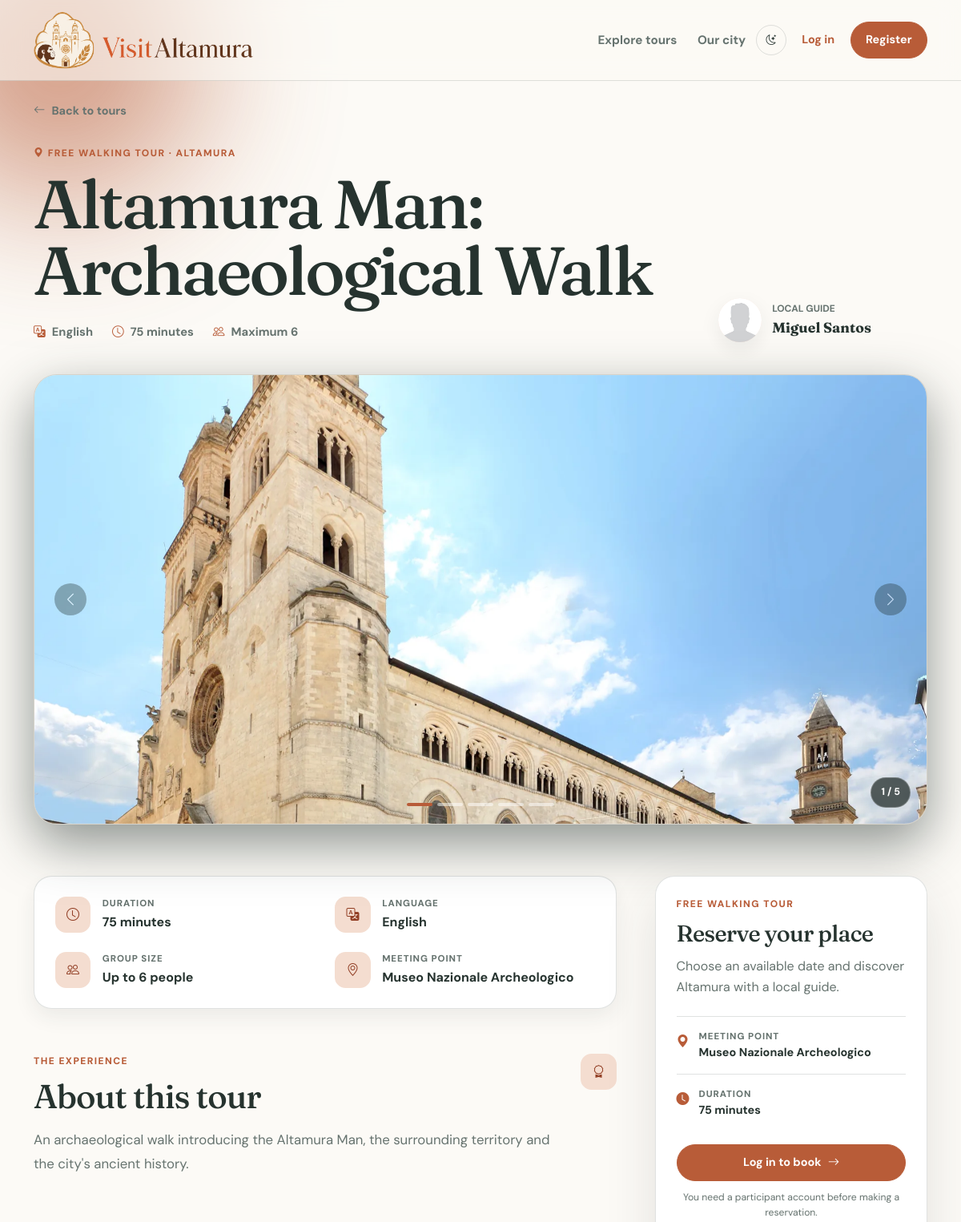
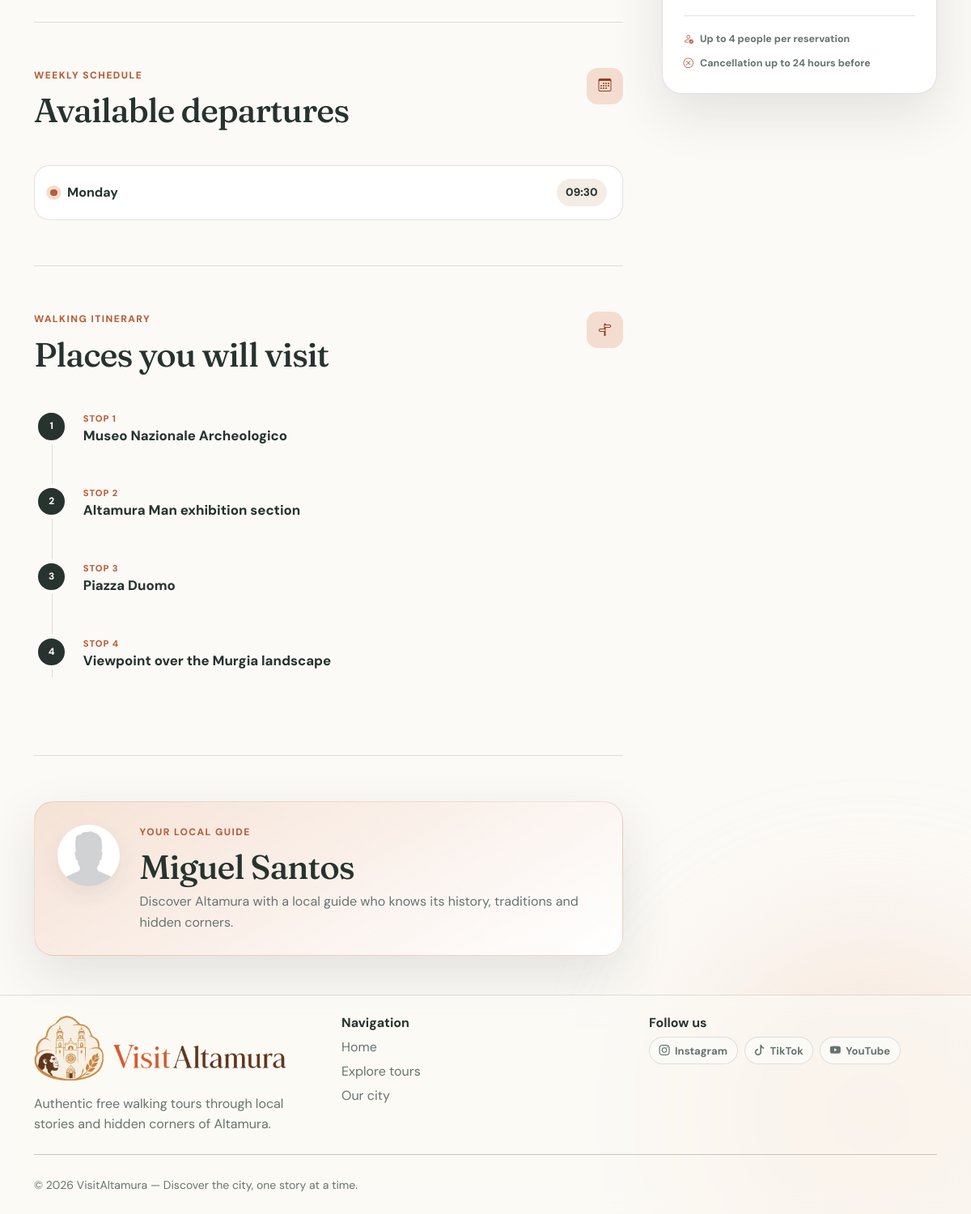
Before: /tours/4 with the older database file (2 pictures, top to bottom).
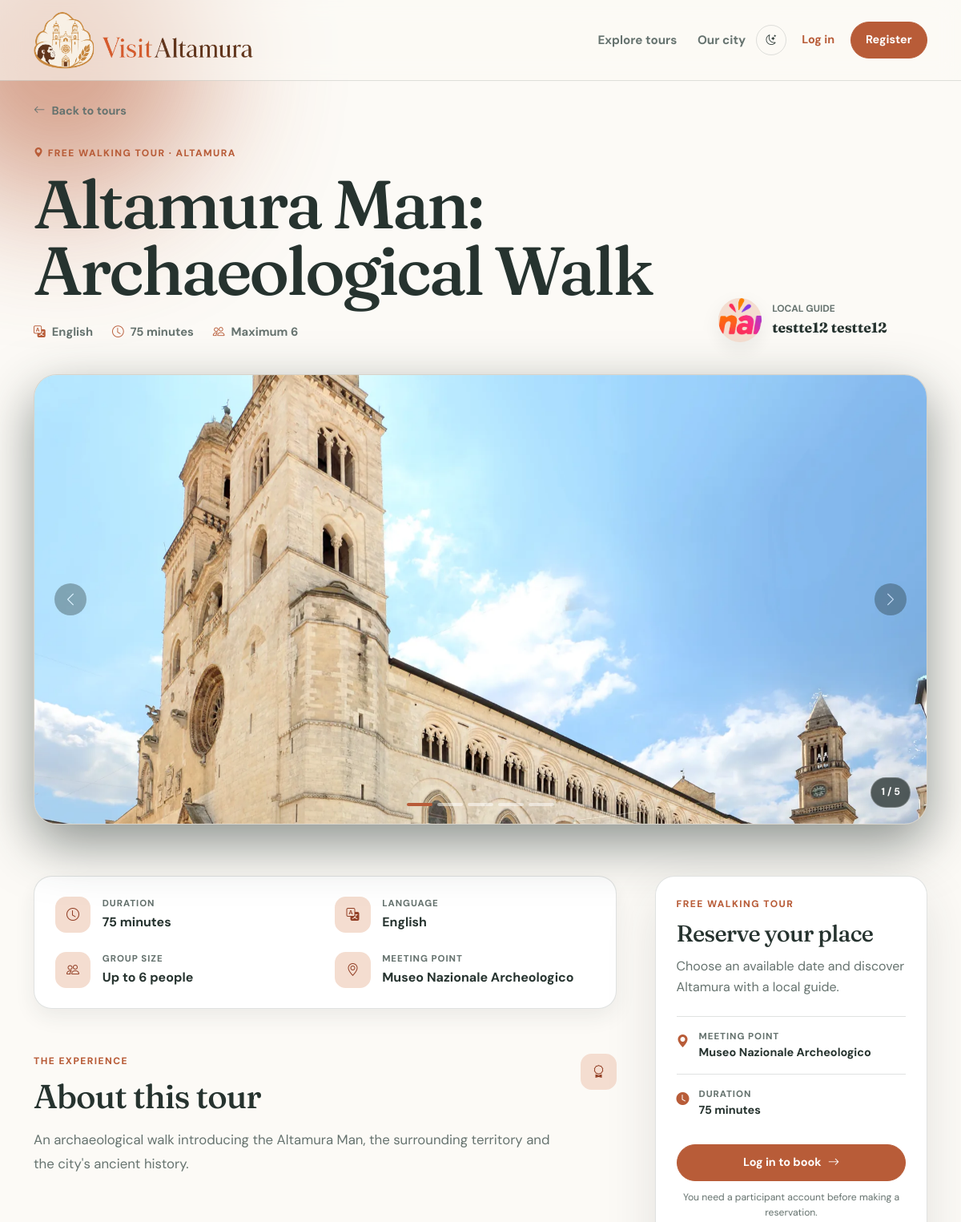
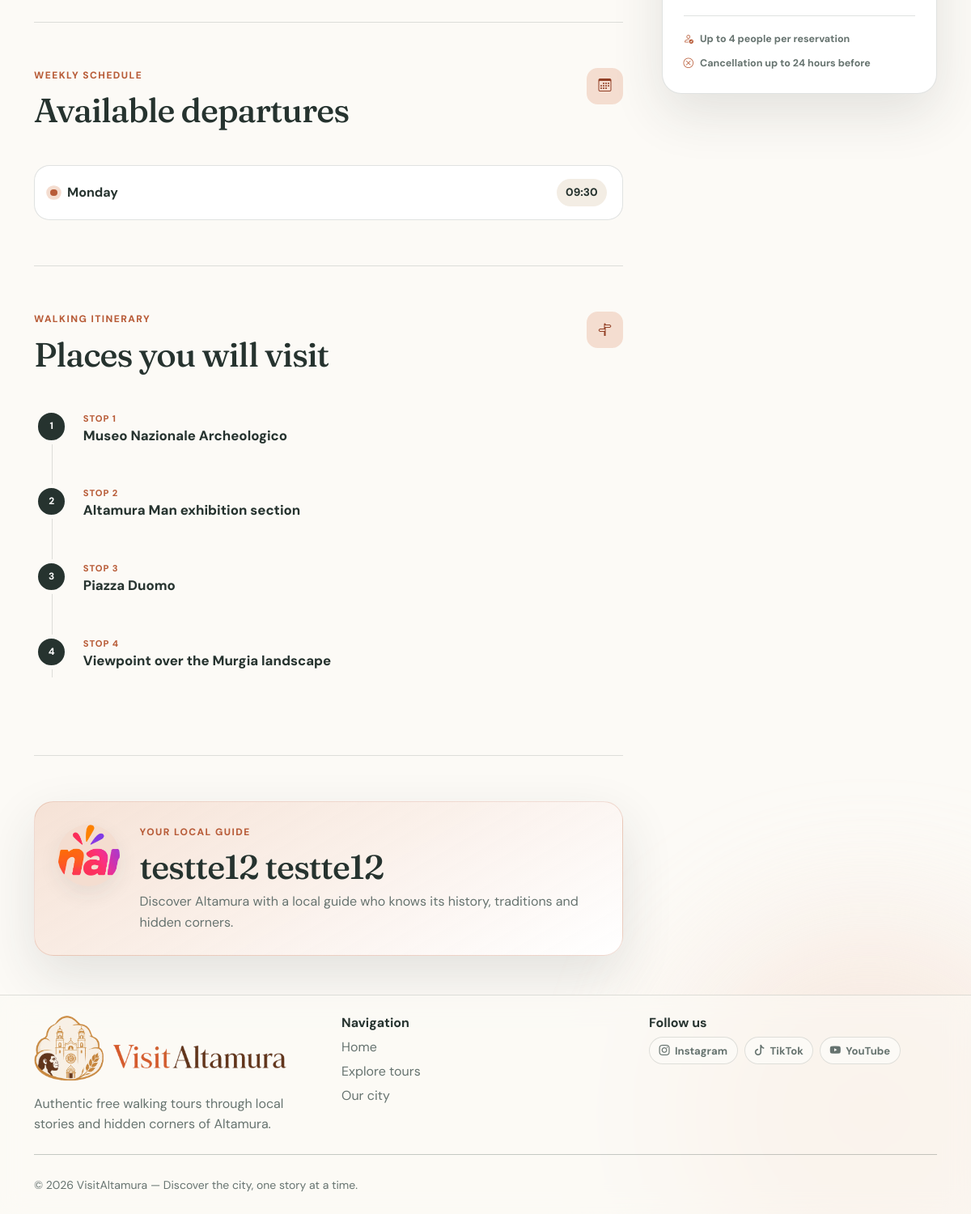
After: the same page with the newer database file (2 pictures, top to bottom).
### tables this page shows
CREATE TABLE "users" (
	"id"	INTEGER NOT NULL UNIQUE,
	"first_name"	TEXT NOT NULL,
	"last_name"	TEXT NOT NULL,
	"email"	TEXT NOT NULL UNIQUE,
	"password"	TEXT NOT NULL,
	"role"	TEXT NOT NULL CHECK("role" IN ('guide', 'participant', 'admin')),
	"profile_img"	TEXT,
	"created_at"	TEXT NOT NULL DEFAULT CURRENT_TIMESTAMP,
	PRIMARY KEY("id" AUTOINCREMENT)
);

### app.py (the view)
@app.route("/tours/<int:tour_id>")
def tour(tour_id):
    db_tour = tours_dao.get_tour_by_id(tour_id)
    if not db_tour:
        flash("Tour not found", "danger")
        return redirect(url_for("home"))
    db_stops = tours_dao.get_tour_stops(tour_id)
    db_weekly_plan = tours_dao.get_tour_weekly_plan(tour_id)
    guide_id = db_tour['guide_id']
    db_guide = users_dao.get_user_by_id(guide_id)
    '''if not db_guide:
        flash("Guide not found", "danger")
        return redirect(url_for("home"))'''
    images_path = []
    for image in tours_dao.get_tour_images(tour_id):
        images_path.append(image['path_img'])
    '''weekly_plan = [{
        'day_of_week': plan['day_of_week'],
        'start_time': plan['start_time']
        } for plan in tours_dao.get_tour_weekly_plan(tour_id)]

    guide_languages = languages_dao.get_languages_by_guide(guide_id)
    #stops = tours_dao.get_tour_stops(tour_id)'''
    return render_template("tour.html", p_tour=db_tour, p_images=images_path, p_stops=db_stops, p_weekly_plan=db_weekly_plan, p_guide=db_guide, p_days=DAYS)

### tours_dao.py (called while the page is built)
def get_tour_by_id(p_tour_id):
    query = "SELECT T.*, U.first_name, U.last_name, U.email AS guide_email, (SELECT TI.path_img FROM tour_images TI WHERE TI.tour_id = T.id ORDER BY TI.position LIMIT 1) AS path_img FROM tours T, users U WHERE T.guide_id = U.id AND T.id = ?"
    conn = sqlite3.connect("VisitAltamura_db.db")
    conn.row_factory = sqlite3.Row
    cursor = conn.cursor()
    cursor.execute(query, (p_tour_id,))
    db_tour = cursor.fetchone()
    conn.commit()
    cursor.close()
    conn.close()
    return db_tour

def get_tour_images(p_tour_id):
    query = "SELECT * FROM tour_images WHERE tour_id = ? ORDER BY position"
    conn = sqlite3.connect("VisitAltamura_db.db")
    conn.row_factory = sqlite3.Row
    cursor = conn.cursor()
    cursor.execute(query, (p_tour_id,))
    db_images = cursor.fetchall()
    conn.commit()
    cursor.close()
    conn.close()
    return db_images

### templates/tour.html (shortened to what the changed rows need)
{% extends "base.html" %}
{% block content %}
<main class="pb-5">
    <section class="pt-4 pb-3">
        <div class="container-xl">
            <div class="row g-4 align-items-end">
                <div class="col-lg-9">
                    <h1 class="tour-detail-title">
                        {{ p_tour.title }}
                    </h1>
                </div>
                <div class="col-lg-3">
                    <div class="tour-guide">
                        {% if p_guide.profile_img %}
                        <img class="tour-guide-avatar" src="{{ url_for('static', filename=p_guide.profile_img) }}"
                            alt="{{ p_guide.first_name }} {{ p_guide.last_name }}">
                        {% else %}
                        <span class="tour-guide-avatar">
                            {{ p_guide.first_name[0] }}
                            {{ p_guide.last_name[0] }}
                        </span>
                        {% endif %}
                        <div>
                            <p>Local guide</p>
                            <strong>
                                {{ p_guide.first_name }}
                                {{ p_guide.last_name }}
                            </strong>
                        </div>
                    </div>
                </div>
            </div>
        </div>
    </section>
    <section class="tour-content-section">
        <div class="container-xl">
            <div class="row g-5">
                <div class="col-lg-8">
                    <section class="tour-section-wrapper">
                        <div class="tour-section">
                            <div>
                                <h2> About this tour </h2>
                            </div>
                        </div>
                    </section>
                    <section class="tour-section-wrapper">
                        <div class="tour-section">
                            <div>
                                <h2>Available departures</h2>
                            </div>
                        </div>
                    </section>
                    <section class="tour-section-wrapper">
                        <div class="tour-section">
                            <div>
                                <h2>
                                    Places you will visit
                                </h2>
                            </div>
                        </div>
                    </section>
                    <section class="tour-guide-card">
                        {% if p_guide.profile_img %}
                        <img class="tour-guide-avatar large" src="{{ url_for('static', filename=p_guide.profile_img) }}"
                            alt="{{ p_guide.first_name }} {{ p_guide.last_name }}">
                        {% else %}
                        <span class="tour-guide-avatar large">
                            {{ p_guide.first_name[0] }}
                            {{ p_guide.last_name[0] }}
                        </span>
                        {% endif %}
                        <div>
                            <p class="tour-section-label">
                                Your local guide
                            </p>
                            <h2>
                                {{ p_guide.first_name }}
                                {{ p_guide.last_name }}
                            </h2>
                            <p class="tour-guide-description">
                                Discover Altamura with a local guide who
                                knows its history, traditions and hidden
                                corners.
                            </p>
                        </div>
                    </section>
                </div>
                <div class="col-lg-4">
                    <aside id="booking" class="tour-booking-card">
                        <h2>
                            Reserve your place
                        </h2>
                    </aside>
                </div>
            </div>
        </div>
    </section>
</main>
{% endblock %}

Changed rows visible on the page:
no longer on this page (row unchanged): users: profile_img (placeholder picture), first_name "Miguel", last_name "Santos"
added users: profile_img (picture), first_name "testte12", last_name "testte12"
